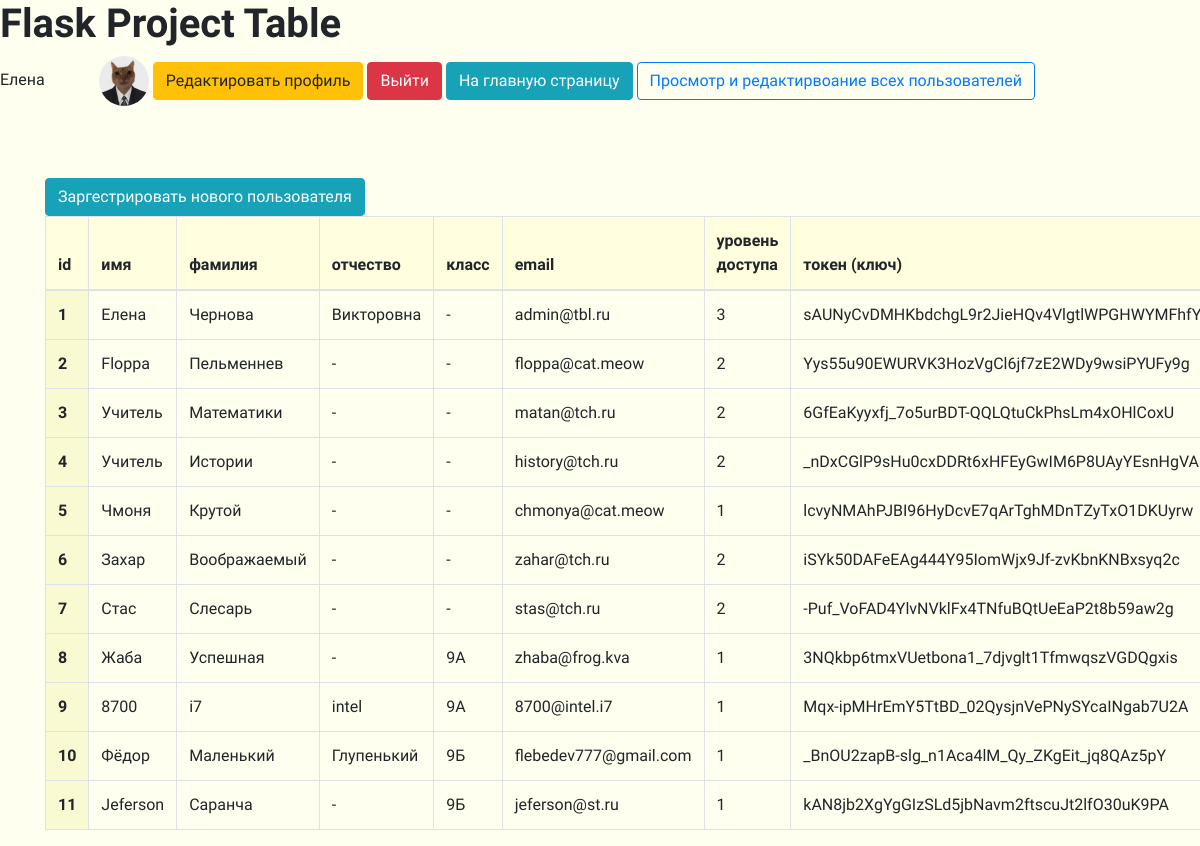
The app's page /users (signed in) with its own data.
### tables this page shows
CREATE TABLE "users"
(
	id INTEGER not null
		primary key,
	name VARCHAR,
	surname VARCHAR,
	patronymic VARCHAR,
	grade VARCHAR,
	email VARCHAR,
	hashed_password VARCHAR,
	modified_date DATETIME,
	access_level INTEGER,
	token VARCHAR
		unique,
	image VARCHAR default 'static/img/default.png'
);

### app.py (the view, shortened to what this page needs)
@app.route('/users', methods=['POST', 'GET'])
def users():
    if current_user.access_level == 3:
        form = EditUsersForm()
        db_sess = db_session.create_session()
        header, rows = all_users_table()
        return render_template("all_users.html", rows=rows, header=header, form=form)
    abort(403, message="Access denied")

### app.py (called while the page is built)
def all_users_table():
    header = ['id', 'имя', 'фамилия', 'отчество', 'класс', 'email', 'уровень доступа',
              'токен (ключ)']
    db_sess = db_session.create_session()
    all_users = list(db_sess.query(User))
    rows = []
    for user in all_users:
        row = [user.id, user.name, user.surname, user.patronymic, user.grade, user.email,
               user.access_level, user.token]
        row = ['-' if el is None else el for el in row]
        rows.append(row)
    return header, rows

@login_manager.user_loader
def load_user(user_id):
    db_sess = db_session.create_session()
    return db_sess.query(User).get(user_id)

### data/sqlalchemy/db_session.py (called while the page is built)
def create_session() -> Session:
    global __factory
    return __factory()

### templates/all_users.html (shortened to what this page needs)
{% extends "base.html" %}
{% block content %}
    <a class="btn btn-info" href="/register">Заргестрировать нового
        пользователя
    </a>
    <table class="table table-bordered" id="table" contenteditable="false">
        <thead>
        <tr>
            {% for text in header %}
                <th class="textFont Bold BackYel" scope="col" id="header_{{ loop.index }}">{{ text }}</th>
            {% endfor %}
        </tr>
        </thead>
        <tbody>
        {% for row in rows %}
            {% set row_count = loop.index %}
            <tr>
                {% for text in row %}
                    {% if loop.index == 1 %}
                        <th class="textFont Bold BackGold" scope="row" id="row_{{ row_count }}">{{ text }}</th>
                    {% else %}
                        <td onclick="edit_user(this);"
                            id="cell{{ loop.index }}_{{ row_count }}">{{ text }}</td>
                    {% endif %}
                {% endfor %}
            </tr>
        {% endfor %}
        </tbody>
    </table>
{% endblock %}

### templates/base.html (shortened to what this page needs)
<!DOCTYPE html>
<html lang="en">
<head>
    <link rel="stylesheet"
          href="https://stackpath.bootstrapcdn.com/bootstrap/4.4.1/css/bootstrap.min.css"
>
    <link rel="stylesheet" type="text/css"
          href="{{ url_for('static', filename='css/style.css') }}"/>
</head>
<body>
<h1 class="textFont SuperBold">Flask Project Table</h1>
<nav>
    {% if current_user.is_authenticated %}
        <div class="textFont">{{ current_user.name }}
            <img class="userImg" style="margin-left: 50px;" src="{{ current_user.image }}"
                 alt="А где" width=50 height=50>
            <a class="btn btn-warning" href="/user_edit/{{ current_user.id }}">Редактировать
                профиль</a>
            <a class="btn btn-danger" href="/logout">Выйти</a>
            <a class="btn btn-info" href="/">На главную страницу
            </a>
            {% if current_user.access_level == 3 %}
                <a class="btn btn-outline-primary" href="/users">Просмотр и редактирвоание всех
                    пользователей
                </a>
                </div>
            {% endif %}
        <br>
        <br>
        <br>
    {% else %}
        <p>
            <a class="btn btn-success" href="/token">Войти</a>
        </p>
    {% endif %}
</nav>
<main role="main" class="container">
    {% block content %}{% endblock %}
</main>
</body>
</html>

### static/css/style.css (style rules this page uses)
table { border: 1px solid grey; }
th { border: 1px solid grey; }
td { border: 1px solid grey; }
table { width: 100%; }
table { width: 600px; }
body { background-color: #fffff0; }
.userImg { border-radius: 50%; }
* { font-family: 'Comfortaa', cursive; }
.textFont { font-family: 'Comfortaa', cursive; }
.textFont.Bold { font-weight: bold; }
.textFont.SuperBold { font-weight: 900; }
.textFont.Bold.BackYel { background-color: LightYellow; }
.textFont.Bold.BackGold { background-color: LightGoldenRodYellow; }
.btn { font-family: 'Comfortaa', cursive; }

### records on screen
users: name "Елена", row "1", surname "Чернова", patronymic "Викторовна", row "-" "3", email "admin@tbl.ru", token "sAUNyCvDMHKbdchgL9r2JieHQv4VlgtlWPGHWYMFhfY"
users: row "2", name "Floppa", surname "Пельменнев", row "-" "-" "2", email "floppa@cat.meow", token "Yys55u90EWURVK3HozVgCl6jf7zE2WDy9wsiPYUFy9g"
users: row "3", name "Учитель", surname "Математики", row "-" "-" "2", email "matan@tch.ru", token "6GfEaKyyxfj_7o5urBDT-QQLQtuCkPhsLm4xOHlCoxU"
users: row "4", name "Учитель", surname "Истории", row "-" "-" "2", email "history@tch.ru", token "_nDxCGlP9sHu0cxDDRt6xHFEyGwIM6P8UAyYEsnHgVA"
users: row "5", name "Чмоня", surname "Крутой", row "-" "-" "1", email "chmonya@cat.meow", token "lcvyNMAhPJBI96HyDcvE7qArTghMDnTZyTxO1DKUyrw"
users: row "6", name "Захар", surname "Воображаемый", row "-" "-" "2", email "zahar@tch.ru", token "iSYk50DAFeEAg444Y95IomWjx9Jf-zvKbnKNBxsyq2c"
users: row "7", name "Стас", surname "Слесарь", row "-" "-" "2", email "stas@tch.ru", token "-Puf_VoFAD4YlvNVklFx4TNfuBQtUeEaP2t8b59aw2g"
users: row "8", name "Жаба", surname "Успешная", row "-" "1", grade "9А", email "zhaba@frog.kva", token "3NQkbp6tmxVUetbona1_7djvglt1TfmwqszVGDQgxis"
users: row "9", name "8700", surname "i7", patronymic "intel", grade "9А", email "8700@intel.i7", row "1", token "Mqx-ipMHrEmY5TtBD_02QysjnVePNySYcaINgab7U2A"
users: row "10", name "Фёдор", surname "Маленький", patronymic "Глупенький", grade "9Б", email "flebedev777@gmail.com", row "1", token "_BnOU2zapB-slg_n1Aca4lM_Qy_ZKgEit_jq8QAz5pY"
users: row "11", name "Jeferson", surname "Саранча", row "-" "1", grade "9Б", email "jeferson@st.ru", token "kAN8jb2XgYgGIzSLd5jbNavm2ftscuJt2lfO30uK9PA"

### other values on screen
{{ text }} "id" "имя" "фамилия" "отчество" "класс" "email" "уровень доступа" "токен (ключ)"
